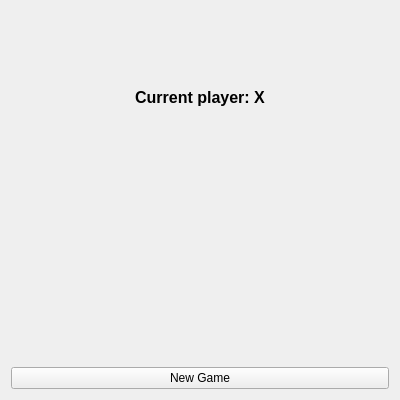
<?xml version="1.0" encoding="UTF-8"?>
<ui version="4.0">
 <class>GameBoard</class>
 <widget class="QWidget" name="GameBoard">
  <property name="geometry">
   <rect>
    <x>0</x>
    <y>0</y>
    <width>400</width>
    <height>400</height>
   </rect>
  </property>
  <layout class="QVBoxLayout" name="verticalLayout">
   <item>
    <widget class="QLabel" name="currentPlayerLabel">
     <property name="font">
      <font>
       <pointsize>12</pointsize>
       <weight>75</weight>
       <bold>true</bold>
      </font>
     </property>
     <property name="alignment">
      <set>Qt::AlignCenter</set>
     </property>
     <property name="text">
      <string>Current player: X</string>
     </property>
    </widget>
   </item>
   <item>
    <widget class="QWidget" name="boardWidget" native="true">
     <layout class="QGridLayout" name="gridLayout"/>
    </widget>
   </item>
   <item>
    <widget class="QPushButton" name="newGameButton">
     <property name="text">
      <string>New Game</string>
     </property>
    </widget>
   </item>
  </layout>
 </widget>
 <resources/>
 <connections/>
</ui> 
